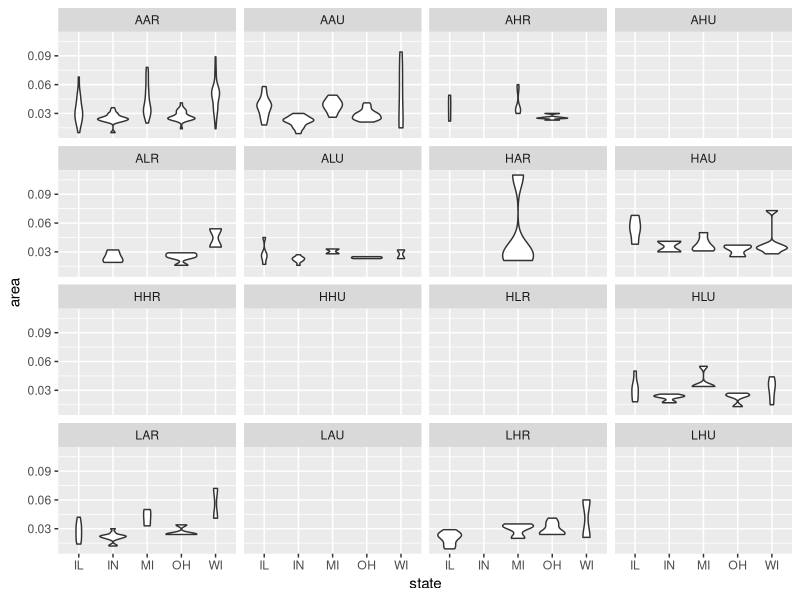
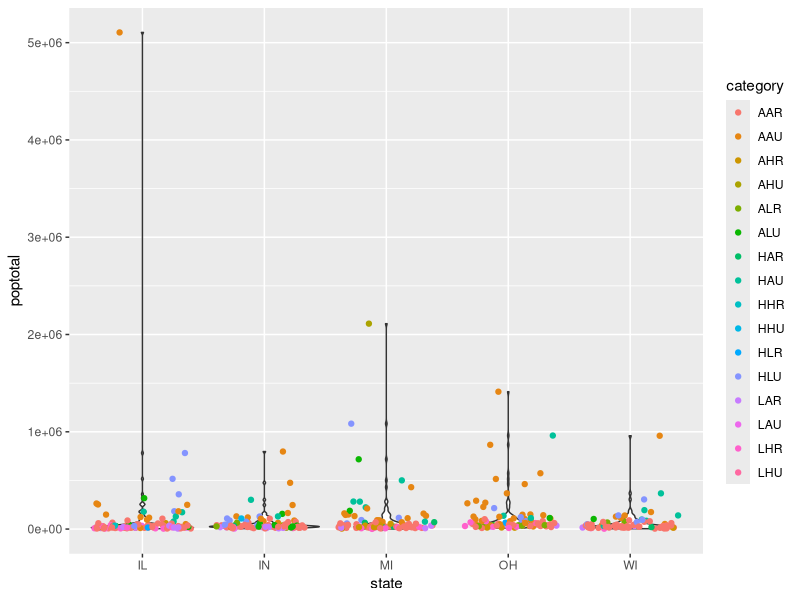
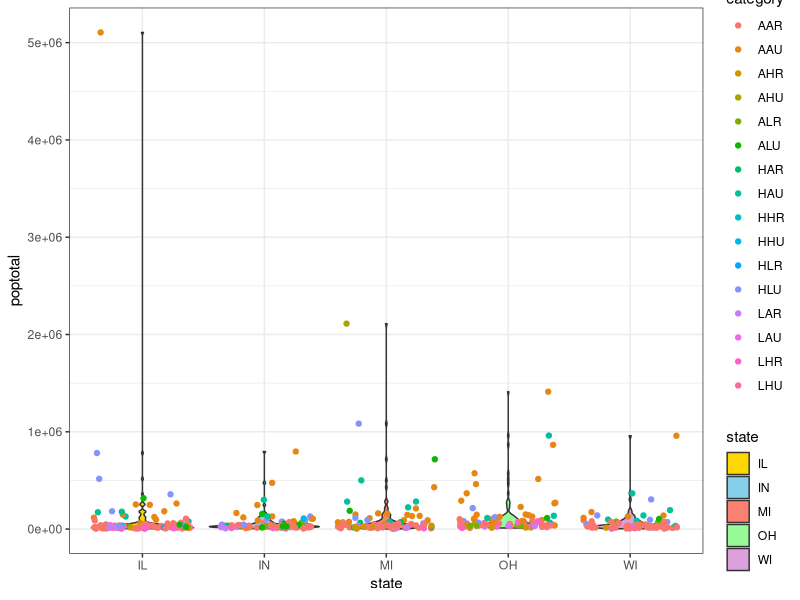

The R script that drew these images, in order:
## ---- chunk 1
week11 <- 5
week12 <- 10
total_weeks <- week11 + week12
total_weeks
## ---- chunk 2
v1 <- 1:5
typeof(v1)

v1[3] <- "Midweek"
v1
typeof(v1)
## ---- chunk 3
as.numeric(v1)
## ---- chunk 4
fav_food <- c("pizza", "sushi", "tacos", "pho", "curry")
fav_food[3] <- "cardinal"
fav_food[c(1, 5)]
## ---- chunk 5
library(tidyverse)
## ---- chunk 6
metadata <- read_tsv(here::here("assets/week13/metadata.tsv"))
## ---- chunk 7
metadata
## ---- chunk 8
metadata |>
  mutate(
    time = sub(pattern = "dpi", replacement = "_dpi", x = time),
    treatment = sub(pattern = "cathemerium", replacement = "cath", x = treatment)
  )
## ---- chunk 9
my_matrix <- matrix(1:10, nrow = 2, ncol = 5)
my_matrix
## ---- chunk 10
my_cars <- mtcars
head(my_cars)
## ---- chunk 11
str(my_cars)
mean(my_cars$mpg)
## ---- chunk 12
my_cars |>
  select(mpg, cyl, hp) |>
  head()
## ---- chunk 13
my_cars_filtered <- my_cars |>
  select(mpg, cyl) |>
  filter(mpg > 10, cyl == 6) |>
  rename(cylinders = cyl)
my_cars_filtered
## ---- chunk 14
midwest_datasets <- midwest
## ---- chunk 15
midwest_datasets |>
  filter(poptotal > 30000, popdensity > 800)
## ---- chunk 16
new_dataset <- midwest_datasets |>
  select(1:11) |>
  mutate(asian_ameri = popasian / popamerindian) |>
  arrange(desc(asian_ameri))
new_dataset
## ---- chunk 17
midwest_datasets |>
  summarize(poptotal = mean(poptotal), .by = state)
## ---- chunk 18
midwest_datasets |>
  ggplot(aes(x = state, y = area)) +
  geom_violin() +
  facet_wrap(vars(category))
## ---- chunk 19
midwest_datasets |>
  ggplot(aes(x = state, y = poptotal)) +
  geom_violin() +
  geom_jitter(aes(color = category))
## ---- chunk 20
violin_plot <- midwest_datasets |>
  ggplot(aes(x = state, y = poptotal)) +
  geom_violin(aes(fill = state)) +
  geom_jitter(aes(color = category)) +
  scale_fill_manual(values = c("gold", "skyblue", "salmon", "palegreen", "plum")) +
  theme_bw()

violin_plot
